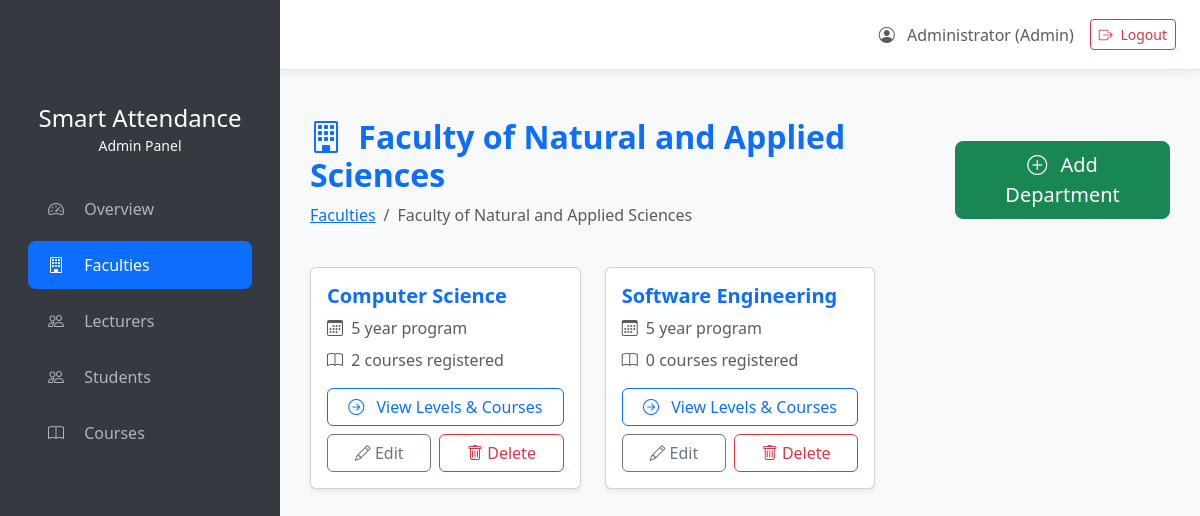
Page /admin/faculty/1 (signed in) on the committed database.
### models.py (models this page shows)
class User(db.Model, UserMixin):
    id = db.Column(db.Integer, primary_key=True)
    matric_number = db.Column(db.String(50), unique=True, nullable=True)  # Students only
    username = db.Column(db.String(80), unique=True, nullable=True)       # Lecturers/Admin
    password_hash = db.Column(db.String(128), nullable=False)
    name = db.Column(db.String(100), nullable=False)
    role = db.Column(db.String(20), nullable=False)  # 'admin', 'lecturer', 'student'
    department_id = db.Column(db.Integer, db.ForeignKey('department.id'), nullable=True)
    current_level = db.Column(db.Integer, nullable=True)  # Students only
    department = db.relationship('Department', backref='users')

class Faculty(db.Model):
    id = db.Column(db.Integer, primary_key=True)
    name = db.Column(db.String(100), unique=True, nullable=False)
    departments = db.relationship('Department', backref='faculty', lazy=True)

class Department(db.Model):
    id = db.Column(db.Integer, primary_key=True)
    name = db.Column(db.String(100), nullable=False)
    faculty_id = db.Column(db.Integer, db.ForeignKey('faculty.id'), nullable=False)
    levels = db.Column(db.Integer, default=4)
    __table_args__ = (db.UniqueConstraint('name', 'faculty_id', name='unique_dept_faculty'),)

### app.py (the view)
@app.route('/admin/faculty/<int:faculty_id>')
@login_required
def admin_faculty_detail(faculty_id):
    if current_user.role != 'admin':
        return redirect(url_for('dashboard'))
    faculty = Faculty.query.get_or_404(faculty_id)
    return render_template('admin/faculty_detail.html', faculty=faculty)

### app.py (called while the page is built)
@login_manager.user_loader
def load_user(user_id):
    return User.query.get(int(user_id))

### templates/admin/faculty_detail.html (shortened to what this page needs)
{% extends "base.html" %}
{% block content %}
<div class="d-flex justify-content-between align-items-center mb-4">
    <div>
        <h2 class="text-primary fw-bold">
            <i class="bi bi-building me-2"></i> {{ faculty.name }}
        </h2>
        <nav aria-label="breadcrumb">
            <ol class="breadcrumb">
                <li class="breadcrumb-item"><a href="{{ url_for('admin_faculties') }}">Faculties</a></li>
                <li class="breadcrumb-item active">{{ faculty.name }}</li>
            </ol>
        </nav>
    </div>
    <button class="btn btn-success btn-lg" data-bs-toggle="modal" data-bs-target="#addDepartmentModal">
        <i class="bi bi-plus-circle me-2"></i> Add Department
    </button>
</div>
<div class="row g-4">
    {% if faculty.departments %}
        {% for dept in faculty.departments %}
        <div class="col-md-6 col-lg-4">
            <div class="card h-100 hover-shadow shadow-sm">
                <div class="card-body d-flex flex-column">
                    <h5 class="card-title text-primary fw-bold">{{ dept.name }}</h5>
                    <p class="text-muted mb-2">
                        <i class="bi bi-calendar3 me-1"></i>
                        {{ dept.levels }} year program
                    </p>
                    <p class="text-muted mb-3">
                        <i class="bi bi-book me-1"></i>
                        {{ dept.courses|length }} course{{ 's' if dept.courses|length != 1 else '' }} registered
                    </p>
                    <div class="mt-auto d-grid gap-2">
                        <a href="{{ url_for('admin_department_detail', department_id=dept.id) }}"
                           class="btn btn-outline-primary">
                            <i class="bi bi-arrow-right-circle me-2"></i> View Levels & Courses
                        </a>
                        <div class="d-flex gap-2">
                            <button class="btn btn-outline-secondary flex-fill" data-bs-toggle="modal" data-bs-target="#editDept{{ dept.id }}">
                                <i class="bi bi-pencil"></i> Edit
                            </button>
                            <form method="POST" action="{{ url_for('delete_department', department_id=dept.id) }}" class="d-inline flex-fill">
                                <button type="submit" class="btn btn-outline-danger w-100"
                                        onclick="return confirm('Delete {{ dept.name }}? All courses will be deleted.')">
                                    <i class="bi bi-trash"></i> Delete
                                </button>
                            </form>
                        </div>
                    </div>
                </div>
            </div>
        </div>
        {% endfor %}
    {% endif %}
</div>
{% endblock %}

### templates/base.html (shortened to what this page needs)
<!DOCTYPE html>
<html lang="en">
<head>
    <link href="https://cdn.jsdelivr.net/npm/bootstrap@5.3.2/dist/css/bootstrap.min.css" rel="stylesheet">
    <link href="https://cdn.jsdelivr.net/npm/bootstrap-icons@1.11.0/font/bootstrap-icons.css" rel="stylesheet">
</head>
<body>
    {% if current_user.is_authenticated %}
        {% if current_user.role == 'admin' %}
        <div class="sidebar">
            <div class="p-4 text-center">
                <h4 class="text-white mb-0">Smart Attendance</h4>
                <small class="text-light">Admin Panel</small>
            </div>
            <nav class="nav flex-column px-3">
                <a class="nav-link {% if request.endpoint == 'admin_overview' %}active{% endif %}"
                   href="{{ url_for('admin_overview') }}">
                    <i class="bi bi-speedometer2 me-3"></i> Overview
                </a>
                <a class="nav-link {% if request.endpoint in ['admin_faculties', 'admin_faculty_detail'] %}active{% endif %}"
                   href="{{ url_for('admin_faculties') }}">
                    <i class="bi bi-building me-3"></i> Faculties
                </a>
                <a class="nav-link {% if request.endpoint == 'admin_lecturers' or request.endpoint == 'admin_lecturer_detail' %}active{% endif %}"
                   href="{{ url_for('admin_lecturers') }}">
                    <i class="bi bi-people me-3"></i> Lecturers
                </a>
                <a class="nav-link {% if request.endpoint == 'admin_students' %}active{% endif %}"
                   href="{{ url_for('admin_students') }}">
                    <i class="bi bi-people me-3"></i> Students
                </a>
                <a class="nav-link {% if request.endpoint == 'admin_courses' %}active{% endif %}"
                   href="{{ url_for('admin_courses') }}">
                    <i class="bi bi-book me-3"></i> Courses
                </a>
            </nav>
        </div>
        {% endif %}
        <div class="top-navbar border-bottom d-flex align-items-center px-4">
            <div class="me-4">
                <a href="{% if current_user.role == 'admin' %}{{ url_for('admin_overview') }}
                         {% elif current_user.role == 'lecturer' %}{{ url_for('lecturer_dashboard') }}
                         {% elif current_user.role == 'student' %}{{ url_for('student_dashboard') }}{% endif %}">
                </a>
            </div>
            <div class="ms-auto d-flex align-items-center gap-3">
                <span class="text-muted">
                    <i class="bi bi-person-circle me-2"></i>
                    {{ current_user.name }} ({{ current_user.role|capitalize }})
                </span>
                <a href="{{ url_for('logout') }}" class="btn btn-outline-danger btn-sm">
                    <i class="bi bi-box-arrow-right me-1"></i> Logout
                </a>
            </div>
        </div>
    {% endif %}
    <div class="{% if current_user.role == 'admin' %}main-content{% endif %}">
        <div class="content-area pt-5">
            {% block content %}{% endblock %}
        </div>
    </div>
</body>
</html>

### templates/base.html (style rules this page uses)
body { background-color: #f8f9fa; }
.sidebar { position: fixed; top: 0; left: 0; bottom: 0; width: 280px; background: #343a40; padding-top: 80px; overflow-y: auto; z-index: 1000; }
.sidebar .nav-link { color: #adb5bd; padding: 12px 20px; border-radius: 8px; margin: 4px 12px; transition: all 0.2s; }
.sidebar .nav-link.active { background: #0d6efd; color: white; font-weight: 500; }
.main-content { margin-left: 280px; min-height: 100vh; }
.top-navbar { height: 70px; background: white; box-shadow: 0 2px 10px rgba(0,0,0,0.05); }
.content-area { padding: 30px; }

### templates/admin/faculty_detail.html (style rules this page uses)
.hover-shadow { transition: all 0.3s ease; }

### rows in the picture
User: name "Administrator", role "Admin"
Faculty: name "Faculty of Natural and Applied Sciences"
Department: name "Computer Science", levels "5", courses|length "2", courses "s"
Department: name "Software Engineering", levels "5", courses|length "0", courses "s"
